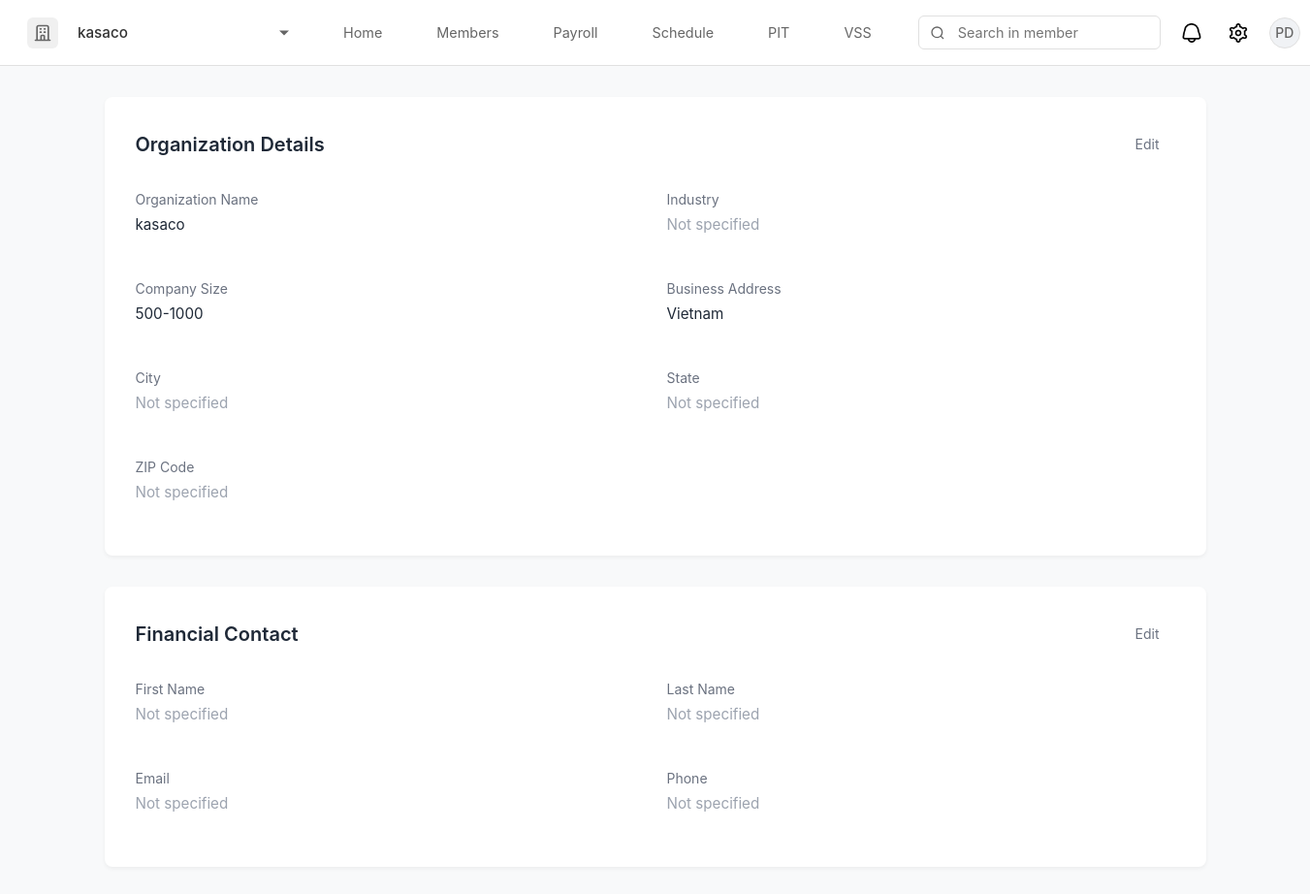
Before: /settings (signed in) with the older database file.
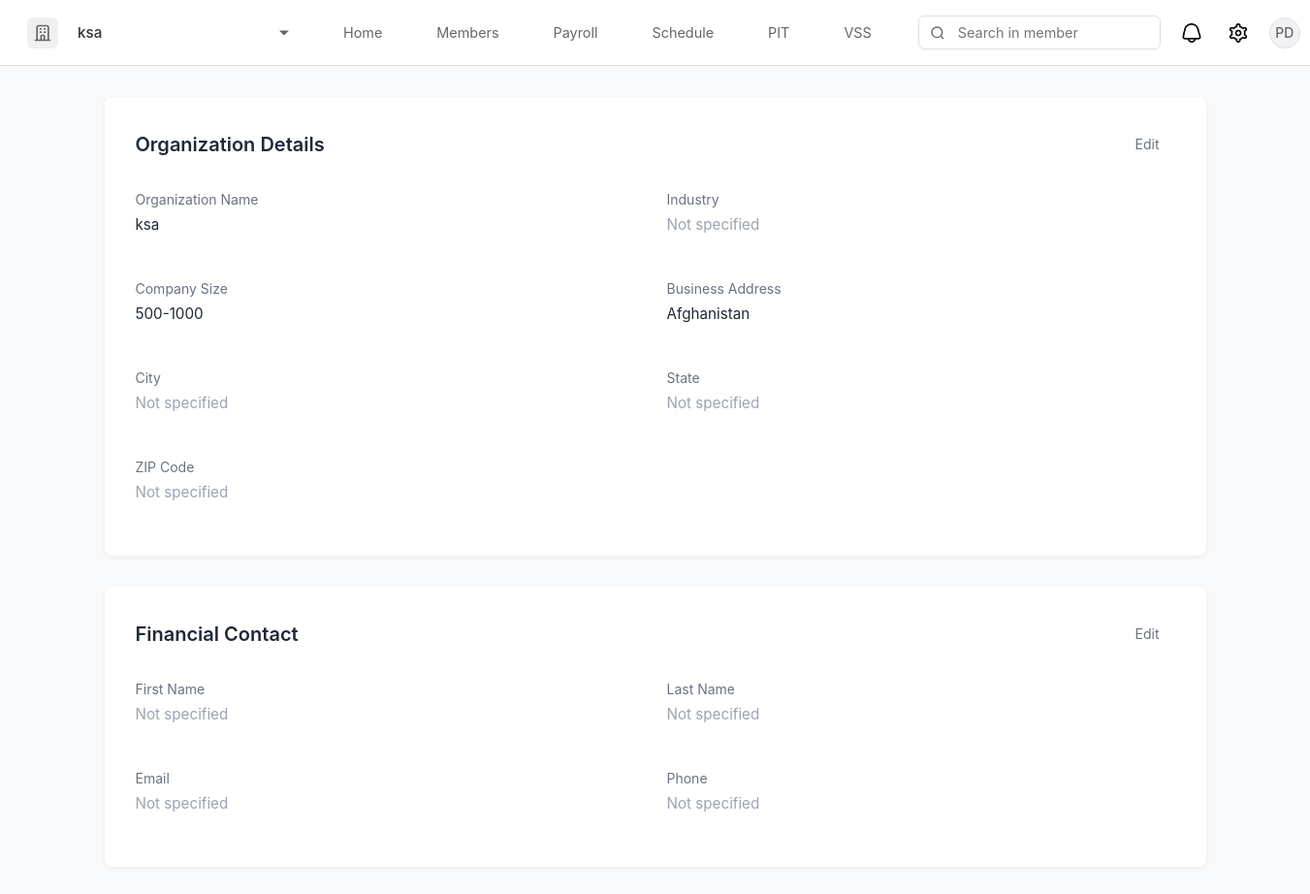
After: the same page with the newer database file.
### app.py (models this page shows, shortened)
class Organization(db.Model):
    id = db.Column(db.Integer, primary_key=True)
    name = db.Column(db.String(120), nullable=False)
    industry = db.Column(db.String(80))
    size = db.Column(db.String(50))
    location = db.Column(db.String(120))
    logo_url = db.Column(db.String(255))
    created_at = db.Column(db.DateTime, default=datetime.utcnow)
    users = db.relationship('User', backref='org', lazy=True)

### app.py (the view)
@app.route('/settings')
def settings():
    if 'user_id' not in session:
        return redirect('/login')
    user = User.query.get(session['user_id'])
    if not user:
        session.pop('user_id', None)
        return redirect('/login')
    organization = None
    if user.organization_id:
        organization = Organization.query.get(user.organization_id)
    return render_template('settings.html', user=user, organization=organization)

### app.py (called while the page is built)
@app.context_processor
def inject_organization():
    if 'user_id' in session:
        user = User.query.get(session['user_id'])
        if user and user.organization_id:
            organization = Organization.query.get(user.organization_id)
            return {'organization': organization}
    return {'organization': None}

### templates/settings.html (shortened to what this page needs)
{% extends "base.html" %}
{% block content %}
<div class="settings-container">
    <div class="settings-section">
        <div class="section-header">
            <h2 class="section-title">Organization Details</h2>
            <button class="edit-button">Edit</button>
        </div>
        <div class="info-grid">
            <div class="info-item">
                <div class="info-label">Organization Name</div>
                <div class="info-value">{{ organization.name if organization and organization.name else 'Not specified' }}</div>
            </div>
            <div class="info-item">
                <div class="info-label">Industry</div>
                <div class="info-value not-specified">Not specified</div>
            </div>
            <div class="info-item">
                <div class="info-label">Company Size</div>
                <div class="info-value">{{ organization.size if organization and organization.size else 'Not specified' }}</div>
            </div>
            <div class="info-item">
                <div class="info-label">Business Address</div>
                <div class="info-value">{{ organization.location if organization and organization.location else 'Not specified' }}</div>
            </div>
            <div class="info-item">
                <div class="info-label">City</div>
                <div class="info-value not-specified">Not specified</div>
            </div>
            <div class="info-item">
                <div class="info-label">State</div>
                <div class="info-value not-specified">Not specified</div>
            </div>
            <div class="info-item">
                <div class="info-label">ZIP Code</div>
                <div class="info-value not-specified">Not specified</div>
            </div>
        </div>
    </div>
        <div class="settings-section">
        <div class="section-header">
            <h2 class="section-title">Financial Contact</h2>
            <button class="edit-button">Edit</button>
        </div>
        <div class="info-grid">
            <div class="info-item">
                <div class="info-label">First Name</div>
                <div class="info-value not-specified">Not specified</div>
            </div>
            <div class="info-item">
                <div class="info-label">Last Name</div>
                <div class="info-value not-specified">Not specified</div>
            </div>
            <div class="info-item">
                <div class="info-label">Email</div>
                <div class="info-value not-specified">Not specified</div>
            </div>
            <div class="info-item">
                <div class="info-label">Phone</div>
                <div class="info-value not-specified">Not specified</div>
            </div>
        </div>
    </div>
</div>
{% endblock %}

### templates/base.html (shortened to what this page needs)
<!DOCTYPE html>
<html lang="en">
<head>
    <link rel="stylesheet" href="https://cdn.jsdelivr.net/npm/flatpickr/dist/flatpickr.min.css">
</head>
<body>
    {% if not hide_navbar %}
    <nav class="navbar">
        <div class="company-section">
            <div class="company-logo">
                <svg xmlns="http://www.w3.org/2000/svg" fill="none" viewBox="0 0 24 24" stroke="currentColor">
                    <path stroke-linecap="round" stroke-linejoin="round" stroke-width="2" d="M19 21V5a2 2 0 00-2-2H7a2 2 0 00-2 2v16m14 0h2m-2 0h-5m-9 0H3m2 0h5M9 7h1m-1 4h1m4-4h1m-1 4h1m-5 10v-5a1 1 0 011-1h2a1 1 0 011 1v5m-4 0h4" />
                </svg>
            </div>
            <select class="company-select" onchange="if(this.value === 'add') window.location.href='/organization/setup';">
                <option value="{{ organization.id if organization else '' }}">{{ organization.name if organization else 'Select organization' }}</option>
            </select>
        </div>
        <div class="nav-links">
            <a href="/" class="nav-link {% if request.path == '/' %}active{% endif %}">Home</a>
            <a href="/members" class="nav-link {% if request.path == '/members' %}active{% endif %}">Members</a>
            <a href="#" class="nav-link {% if request.path == '/payroll' %}active{% endif %}">Payroll</a>
            <a href="#" class="nav-link {% if request.path == '/schedule' %}active{% endif %}">Schedule</a>
            <a href="#" class="nav-link {% if request.path == '/pit' %}active{% endif %}">PIT</a>
            <a href="#" class="nav-link {% if request.path == '/vss' %}active{% endif %}">VSS</a>
        </div>
        <div class="search-section">
            <div class="search-bar-wrapper">
                <div class="search-icon">
                    <svg viewBox="0 0 24 24" fill="none" stroke="currentColor" stroke-width="2">
                        <circle cx="11" cy="11" r="8"></circle>
                        <path d="M21 21l-4.35-4.35"></path>
                    </svg>
                </div>
                <input type="text" class="search-bar" placeholder="Search in member">
            </div>
            <div class="user-profile">
                <div class="notification-icon">
                    <img src="{{ url_for('static', filename='images/bell.png') }}" alt="Notifications">
                </div>
                <a href="/settings" class="settings-icon">
                    <img src="{{ url_for('static', filename='images/settings.png') }}" alt="Settings">
                </a>
                <div class="profile-pic" id="profileButton">
                    {% if user and user.avatar_url %}
                        <img src="{{ user.avatar_url }}" alt="Profile" style="width: 100%; height: 100%; object-fit: cover;">
                    {% else %}
                        <div class="avatar-initials">
                            {% if user %}
                                {% if user.preferred_name %}
                                    {{ user.preferred_name[0].upper() }}
                                {% elif user.first_name and user.last_name %}
                                    {{ (user.first_name[0] + user.last_name[0]).upper() }}
                                {% elif user.first_name %}
                                    {{ user.first_name[0].upper() }}
                                {% elif user.email %}
                                    {{ user.email[0].upper() }}
                                {% else %}
                                    U
                                {% endif %}
                            {% else %}
                                G
                            {% endif %}
                        </div>
                    {% endif %}
                </div>
            </div>
        </div>
    </nav>
    {% endif %}
    {% block content %}{% endblock %}
</body>
</html>

Changed rows visible on the page:
changed Organization: name "kasaco" → "ksa"; location "Vietnam" → "Afghanistan"
